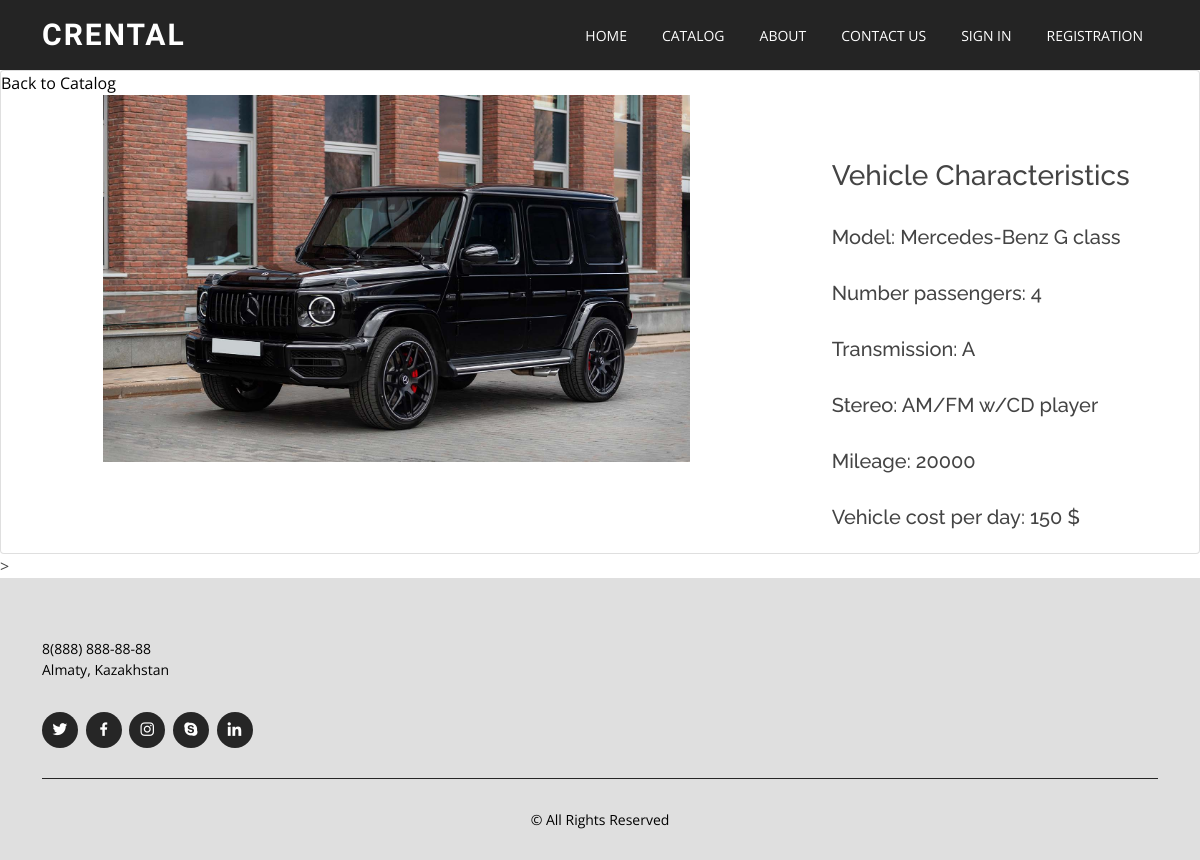
The page /view_details/2/ on the database as committed earlier.
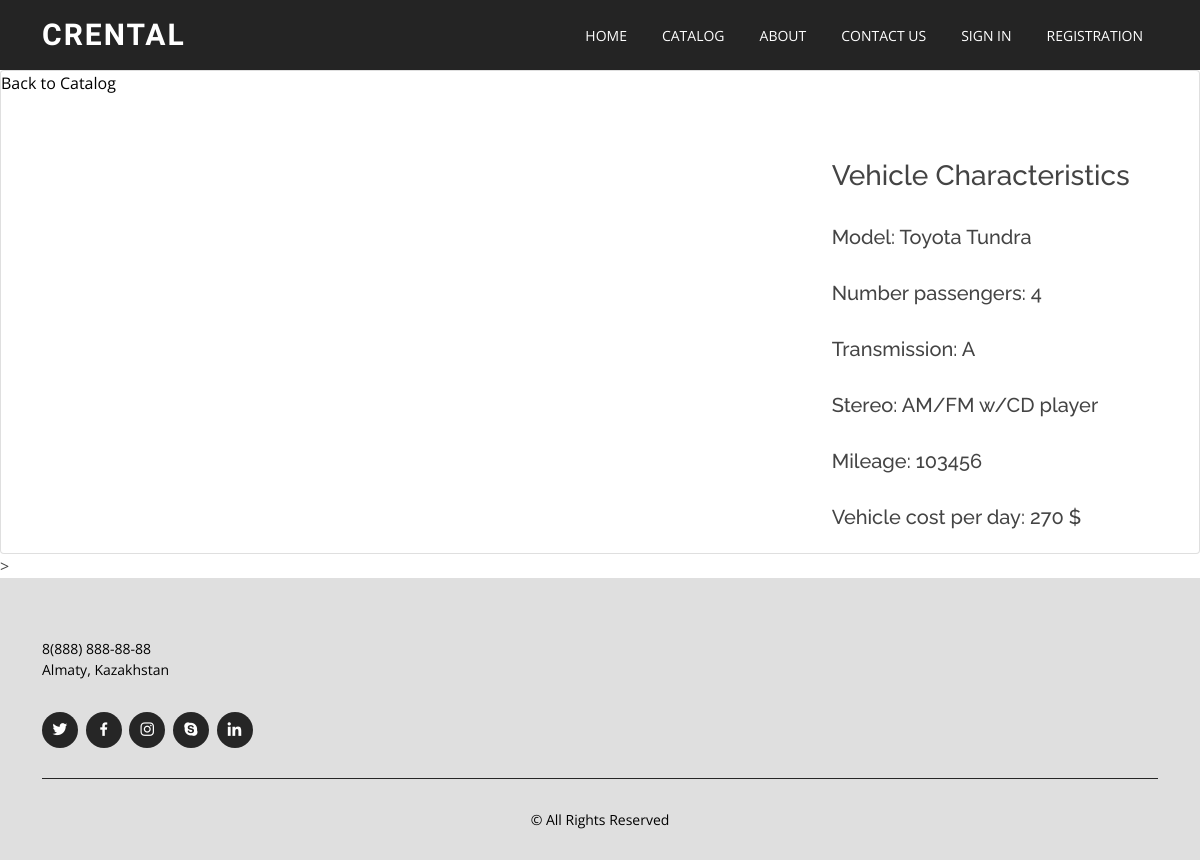
The same page on the database as committed later.
### myapp/models.py (models this page shows)
class Vehicle(models.Model):
    model = models.CharField(max_length=250)
    year = models.CharField(max_length=10)
    mileage = models.BigIntegerField()
    number_pass = models.IntegerField()
    per_day = models.IntegerField()
    stereo = models.CharField(max_length=255)
    transmission = models.CharField(max_length=20)
    image = models.ImageField()
    company = models.ForeignKey(Company, on_delete=models.CASCADE)

class Company(models.Model):
    name = models.CharField(max_length=250)
    location = models.CharField(max_length=255)

### myapp/views.py (the view)
# urls.py: path('view_details/<int:pk>/',views.vehicle_details,name='vehicle_detail'),
def vehicle_details(request, pk):
    vehicle = get_object_or_404(Vehicle, pk = pk)
    context = {
        'vehicle': vehicle
    }
    return render(request, 'myapp/details.html', context)

### myapp/templates/myapp/details.html
{% extends 'myapp/base.html' %}
{% load static %}
{% block content %}
<div class="card mb-auto  col-md-12" style="background: white;text-decoration-color: black;">
    <div class="row no-gutters">
        <a href="{% url 'catalog' %}" style="color: black; ">Back to Catalog</a>
      <div class="col-md-6 ms-auto">
        <img src="/static/myapp/assets/img/{{vehicle.image}}" alt="{{ vehicle.name }}" width="100%">
      </div>
      <div class="col-md-4 pt-5 ms-auto">
        <div class="card-body " style=" font-weight: bold;">
          <h3 class="card-title font-weight-bold">Vehicle Characteristics</h3>
          <br>
          <h5>Model: {{vehicle.company.name}} {{ vehicle.model }}</h5>
        <br>
        <h5>Number passengers: {{ vehicle.number_pass }}</h5>
        <br>
        <h5>Transmission: {{ vehicle.transmission }}</h5>
        <br>
        <h5>Stereo: {{ vehicle.stereo }}</h5>
        <br>
        <h5>Mileage: {{ vehicle.mileage }}</h5>
        <br>
        <h5>Vehicle cost per day: {{ vehicle.per_day }} $</h5>
        </div>
      </div>
    </div>
  </div>>
{% endblock %}

Rows that differ between the two databases and show on the page:
changed Vehicle "AM/FM w/CD player": company.name "Mercedes-Benz" → "Toyota"; model "G class" → "Tundra"; mileage "20000" → "103456"; per_day "150" → "270"; image: picture removed
